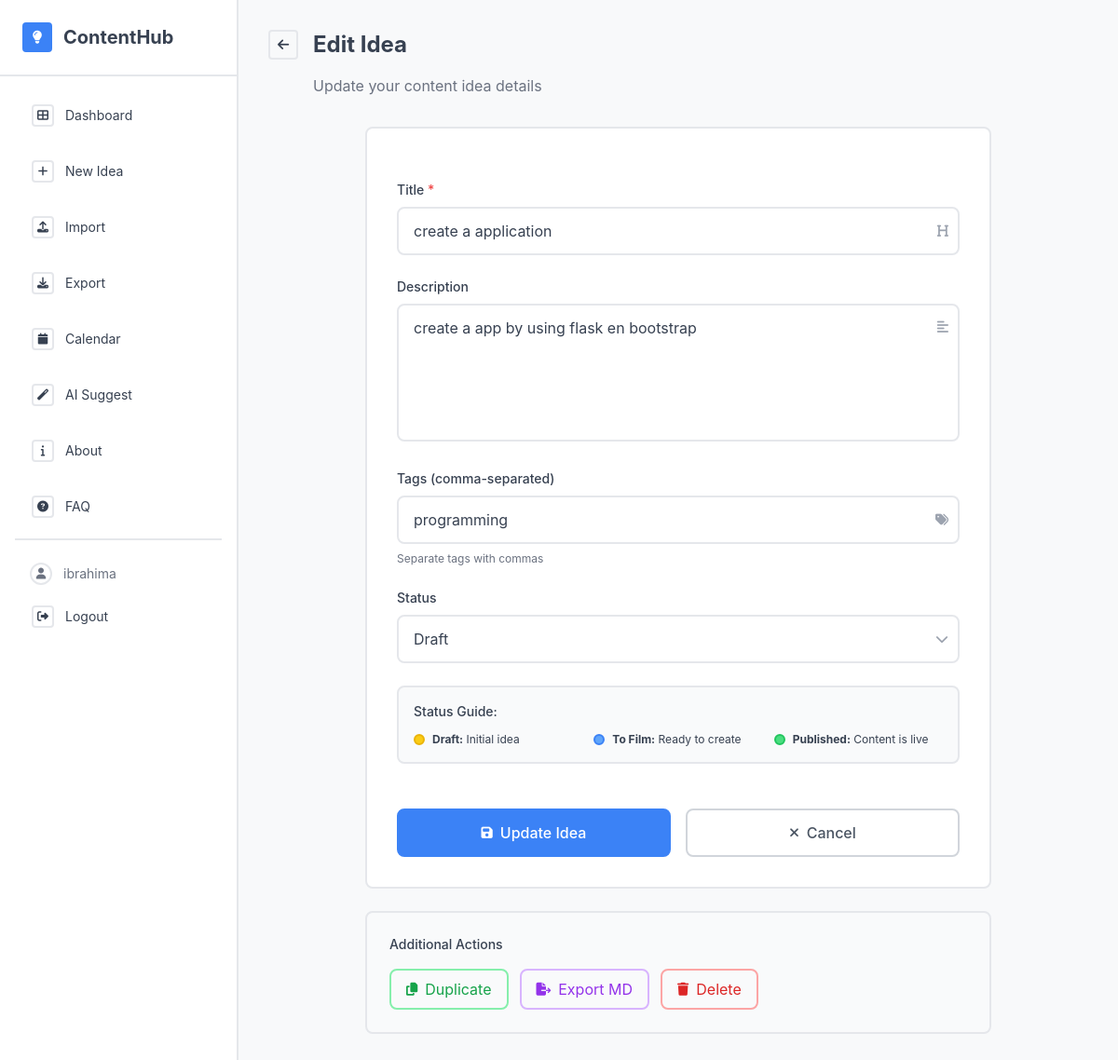
Page /idea/1/edit (signed in) on the committed database.
### app/models.py (models this page shows, shortened)
class User(db.Model, UserMixin):
    id = db.Column(db.Integer, primary_key=True)
    username = db.Column(db.String(64), unique=True, nullable=False)
    password_hash = db.Column(db.String(128), nullable=False)
    ideas = db.relationship('Idea', backref='author', lazy=True)
    created_at = db.Column(db.DateTime, default=datetime.utcnow)
    is_admin = db.Column(db.Boolean, default=False)

class Idea(db.Model):
    id = db.Column(db.Integer, primary_key=True)
    title = db.Column(db.String(100), nullable=False)
    description = db.Column(db.Text)
    tags = db.Column(db.String(200))  # e.g., "video,funny,tech"
    status = db.Column(db.String(20), default='Draft')  # Draft, To Film, Published
    timestamp = db.Column(db.DateTime, index=True, default=datetime.utcnow)
    user_id = db.Column(db.Integer, db.ForeignKey('user.id'), nullable=False)

### app/routes.py (the view, shortened to what this page needs)
@bp.route('/idea/<int:id>/edit', methods=['GET', 'POST'])
@login_required
def edit_idea(id):
    idea = Idea.query.get_or_404(id)
    if idea.author != current_user:
        flash('⛔ Not authorized', 'danger')
        return redirect(url_for('main.index'))
    form = IdeaForm(obj=idea)
    return render_template('idea_form.html', form=form, idea=idea)

### app/templates/idea_form.html (shortened to what this page needs)
{% extends 'base.html' %}
{% block content %}
<div class="mb-8">
    <div class="flex items-center space-x-4 mb-4">
        <a href="{{ url_for('main.index') }}" class="w-8 h-8 border-2 border-wire-border rounded flex items-center justify-center hover:border-wire-accent transition-colors">
            <i class="fas fa-arrow-left text-sm text-wire-text"></i>
        </a>
        <h1 class="text-2xl font-bold text-wire-text">
            {% if idea %}Edit Idea{% else %}Create New Idea{% endif %}
        </h1>
    </div>
    <p class="text-gray-500 ml-12">
        {% if idea %}Update your content idea details{% else %}Add a new content idea to your collection{% endif %}
    </p>
</div>
<div class="max-w-2xl mx-auto">
    <div class="bg-white border-2 border-wire-border rounded-lg p-8">
        <form method="POST" class="space-y-6">
            <div>
                <label class="block text-sm font-medium text-wire-text mb-2">
                    {{ form.title.label.text }}
                    <span class="text-red-500">*</span>
                </label>
                <div class="relative">
                    {{ form.title(class="w-full px-4 py-3 border-2 border-wire-border rounded-lg focus:outline-none focus:border-wire-accent transition-colors",
                        placeholder="Enter your content idea title") }}
                    <div class="absolute inset-y-0 right-0 flex items-center pr-3 pointer-events-none">
                    </div>
                </div>
            </div>
            <div>
                <label class="block text-sm font-medium text-wire-text mb-2">
                    {{ form.description.label.text }}
                </label>
                <div class="relative">
                    {{ form.description(class="w-full px-4 py-3 border-2 border-wire-border rounded-lg focus:outline-none focus:border-wire-accent transition-colors resize-none",
                        rows=5, placeholder="Describe your content idea in detail...") }}
                    <div class="absolute top-3 right-3 pointer-events-none">
                    </div>
                </div>
            </div>
            <div>
                <label class="block text-sm font-medium text-wire-text mb-2">
                    {{ form.tags.label.text }}
                </label>
                <div class="relative">
                    {{ form.tags(class="w-full px-4 py-3 border-2 border-wire-border rounded-lg focus:outline-none focus:border-wire-accent transition-colors",
                        placeholder="video, tutorial, social-media, trending") }}
                    <div class="absolute inset-y-0 right-0 flex items-center pr-3 pointer-events-none">
                    </div>
                </div>
                <p class="mt-2 text-xs text-gray-500">Separate tags with commas</p>
            </div>
            <div>
                <label class="block text-sm font-medium text-wire-text mb-2">
                    {{ form.status.label.text }}
                </label>
                <div class="relative">
                    {{ form.status(class="w-full px-4 py-3 border-2 border-wire-border rounded-lg focus:outline-none focus:border-wire-accent transition-colors appearance-none bg-white") }}
                    <div class="absolute inset-y-0 right-0 flex items-center pr-3 pointer-events-none">
                    </div>
                </div>
            </div>
            <div class="bg-gray-50 border-2 border-gray-200 rounded-lg p-4">
                <h4 class="text-sm font-medium text-wire-text mb-3">Status Guide:</h4>
                <div class="grid grid-cols-1 sm:grid-cols-3 gap-3 text-xs">
                    <div class="flex items-center space-x-2">
                        <div class="w-3 h-3 bg-yellow-400 rounded-full border-2 border-yellow-500"></div>
                        <span><strong>Draft:</strong> Initial idea</span>
                    </div>
                    <div class="flex items-center space-x-2">
                        <div class="w-3 h-3 bg-blue-400 rounded-full border-2 border-blue-500"></div>
                        <span><strong>To Film:</strong> Ready to create</span>
                    </div>
                    <div class="flex items-center space-x-2">
                        <div class="w-3 h-3 bg-green-400 rounded-full border-2 border-green-500"></div>
                        <span><strong>Published:</strong> Content is live</span>
                    </div>
                </div>
            </div>
            <div class="flex flex-col sm:flex-row space-y-3 sm:space-y-0 sm:space-x-4 pt-6">
                <button type="submit" class="flex-1 px-6 py-3 bg-wire-accent text-white border-2 border-wire-accent rounded-lg hover:bg-blue-600 transition-colors font-medium flex items-center justify-center space-x-2">
                    <i class="fas fa-save text-sm"></i>
                    <span>{% if idea %}Update Idea{% else %}Save Idea{% endif %}</span>
                </button>
                <a href="{{ url_for('main.index') }}" class="flex-1 px-6 py-3 border-2 border-gray-300 text-gray-600 rounded-lg hover:bg-gray-50 transition-colors font-medium flex items-center justify-center space-x-2">
                    <i class="fas fa-times text-sm"></i>
                    <span>Cancel</span>
                </a>
            </div>
        </form>
    </div>
    {% if idea %}
    <div class="mt-6 bg-gray-50 border-2 border-gray-200 rounded-lg p-6">
        <h3 class="text-sm font-medium text-wire-text mb-4">Additional Actions</h3>
        <div class="flex flex-col sm:flex-row space-y-2 sm:space-y-0 sm:space-x-3">
            <form method="POST" action="{{ url_for('main.duplicate_idea', id=idea.id) }}" class="inline">
                <button type="submit" class="w-full sm:w-auto px-4 py-2 border-2 border-green-300 text-green-600 rounded-lg hover:bg-green-50 transition-colors flex items-center justify-center space-x-2">
                    <i class="fas fa-copy text-sm"></i>
                    <span>Duplicate</span>
                </button>
            </form>
            <a href="{{ url_for('main.export_markdown', id=idea.id) }}" class="w-full sm:w-auto px-4 py-2 border-2 border-purple-300 text-purple-600 rounded-lg hover:bg-purple-50 transition-colors flex items-center justify-center space-x-2">
                <i class="fas fa-file-export text-sm"></i>
                <span>Export MD</span>
            </a>
            <form method="POST" action="{{ url_for('main.delete_idea', id=idea.id) }}" class="inline">
                <button type="submit" onclick="return confirm('Are you sure you want to delete this idea? This action cannot be undone.')" class="w-full sm:w-auto px-4 py-2 border-2 border-red-300 text-red-600 rounded-lg hover:bg-red-50 transition-colors flex items-center justify-center space-x-2">
                    <i class="fas fa-trash text-sm"></i>
                    <span>Delete</span>
                </button>
            </form>
        </div>
    </div>
    {% endif %}
</div>
{% endblock %}

### app/templates/base.html (shortened to what this page needs)
<!DOCTYPE html>
<html lang="en">
<head>
    <script src="https://cdn.tailwindcss.com"></script>
    <link href="https://cdnjs.cloudflare.com/ajax/libs/fullcalendar/6.1.8/index.global.min.css" rel="stylesheet">
</head>
<body class="bg-wire-gray text-wire-text font-sans min-h-screen">
    <div class="flex flex-col lg:flex-row min-h-screen">
        <aside class="hidden lg:flex w-64 flex-col bg-white border-r-2 border-wire-border">
            <div class="p-6 border-b-2 border-wire-border">
                <div class="flex items-center space-x-3">
                    <div
                        class="w-8 h-8 bg-wire-accent rounded border-2 border-wire-accent flex items-center justify-center">
                        <i class="fas fa-lightbulb text-white text-sm"></i>
                    </div>
                    <span class="text-xl font-bold text-wire-text">ContentHub</span>
                </div>
            </div>
            <nav class="flex-1 p-4 space-y-2">
                {% if current_user.is_authenticated %}
                <a href="{{ url_for('main.index') }}"
                    class="flex items-center px-4 py-3 text-sm border-2 border-transparent hover:border-wire-border hover:bg-wire-hover rounded-lg transition-all duration-200 group">
                    <div
                        class="w-6 h-6 border-2 border-wire-border rounded mr-3 flex items-center justify-center group-hover:border-wire-accent">
                        <i class="fas fa-th-large text-xs text-wire-text"></i>
                    </div>
                    Dashboard
                </a>
                <a href="{{ url_for('main.new_idea') }}"
                    class="flex items-center px-4 py-3 text-sm border-2 border-transparent hover:border-wire-border hover:bg-wire-hover rounded-lg transition-all duration-200 group">
                    <div
                        class="w-6 h-6 border-2 border-wire-border rounded mr-3 flex items-center justify-center group-hover:border-wire-accent">
                        <i class="fas fa-plus text-xs text-wire-text"></i>
                    </div>
                    New Idea
                </a>
                <a href="{{ url_for('main.import_ideas') }}"
                    class="flex items-center px-4 py-3 text-sm border-2 border-transparent hover:border-wire-border hover:bg-wire-hover rounded-lg transition-all duration-200 group">
                    <div
                        class="w-6 h-6 border-2 border-wire-border rounded mr-3 flex items-center justify-center group-hover:border-wire-accent">
                        <i class="fas fa-upload text-xs text-wire-text"></i>
                    </div>
                    Import
                </a>
                <a href="{{ url_for('main.export_ideas') }}"
                    class="flex items-center px-4 py-3 text-sm border-2 border-transparent hover:border-wire-border hover:bg-wire-hover rounded-lg transition-all duration-200 group">
                    <div
                        class="w-6 h-6 border-2 border-wire-border rounded mr-3 flex items-center justify-center group-hover:border-wire-accent">
                        <i class="fas fa-download text-xs text-wire-text"></i>
                    </div>
                    Export
                </a>
                <a href="{{ url_for('main.calendar')}}"
                    class="flex items-center px-4 py-3 text-sm border-2 border-transparent hover:border-wire-border hover:bg-wire-hover rounded-lg transition-all duration-200 group">
                    <div
                        class="w-6 h-6 border-2 border-wire-border rounded mr-3 flex items-center justify-center group-hover:border-wire-accent">
                        <i class="fas fa-calendar text-xs text-wire-text"></i>
                    </div>
                    Calendar
                </a>
                <a href="{{ url_for('main.suggest_idea')}}"
                    class="flex items-center px-4 py-3 text-sm border-2 border-transparent hover:border-wire-border hover:bg-wire-hover rounded-lg transition-all duration-200 group">
                    <div
                        class="w-6 h-6 border-2 border-wire-border rounded mr-3 flex items-center justify-center group-hover:border-wire-accent">
                        <i class="fas fa-magic text-xs text-wire-text"></i>
                    </div>
                    AI Suggest
                </a>
                <a href="{{ url_for('main.about') }}"
                    class="flex items-center px-4 py-3 text-sm border-2 border-transparent hover:border-wire-border hover:bg-wire-hover rounded-lg transition-all duration-200 group">
                    <div
                        class="w-6 h-6 border-2 border-wire-border rounded mr-3 flex items-center justify-center group-hover:border-wire-accent">
                        <i class="fas fa-info text-xs text-wire-text"></i>
                    </div>
                    About
                </a>
                <a href="{{ url_for('main.faq') }}"
                    class="flex items-center px-4 py-3 text-sm border-2 border-transparent hover:border-wire-border hover:bg-wire-hover rounded-lg transition-all duration-200 group">
                    <div
                        class="w-6 h-6 border-2 border-wire-border rounded mr-3 flex items-center justify-center group-hover:border-wire-accent">
                        <i class="fas fa-question-circle text-xs text-wire-text"></i>
                    </div>
                    FAQ
                </a>
                <div class="mt-8 pt-4 border-t-2 border-wire-border">
                    {% if current_user.is_admin %}
                    <div class="flex items-center px-4 py-2 text-sm text-red-600 font-semibold">
                        <div
                            class="w-6 h-6 border-2 border-red-400 rounded-full mr-3 flex items-center justify-center">
                            <i class="fas fa-shield-alt text-xs"></i>
                        </div>
                        {{ current_user.username }}
                    </div>
                    {% else %}
                    <div class="flex items-center px-4 py-2 text-sm text-gray-500">
                        <div
                            class="w-6 h-6 border-2 border-wire-border rounded-full mr-3 flex items-center justify-center">
                            <i class="fas fa-user text-xs"></i>
                        </div>
                        {{ current_user.username }}
                    </div>
                    {% endif %}
                    <a href="{{ url_for('main.logout') }}"
                        class="flex items-center px-4 py-3 text-sm border-2 border-transparent hover:border-red-200 hover:bg-red-50 rounded-lg transition-all duration-200 group">
                        <div
                            class="w-6 h-6 border-2 border-wire-border rounded mr-3 flex items-center justify-center group-hover:border-red-300">
                            <i class="fas fa-sign-out-alt text-xs text-wire-text"></i>
                        </div>
                        Logout
                    </a>
                </div>
                {% endif %}
            </nav>
        </aside>
        <div class="flex-1 flex flex-col">
            <main class="flex-1 p-4 lg:p-8 bg-wire-gray">
                {% block content %}{% endblock %}
            </main>
        </div>
    </div>
</body>
</html>

### rows in the picture
User: username "ibrahima"
Idea: title "create a application", description "create a app by using flask en bootstrap", tags "programming", status "Draft"
